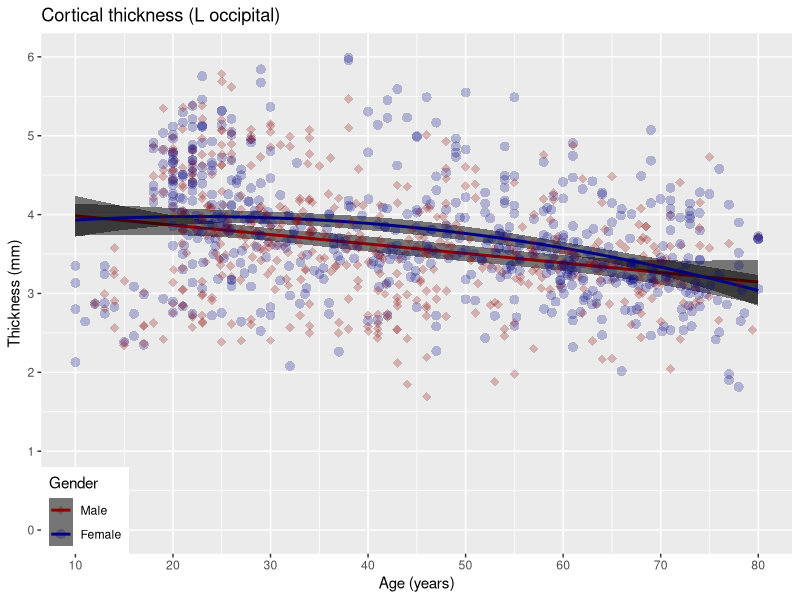
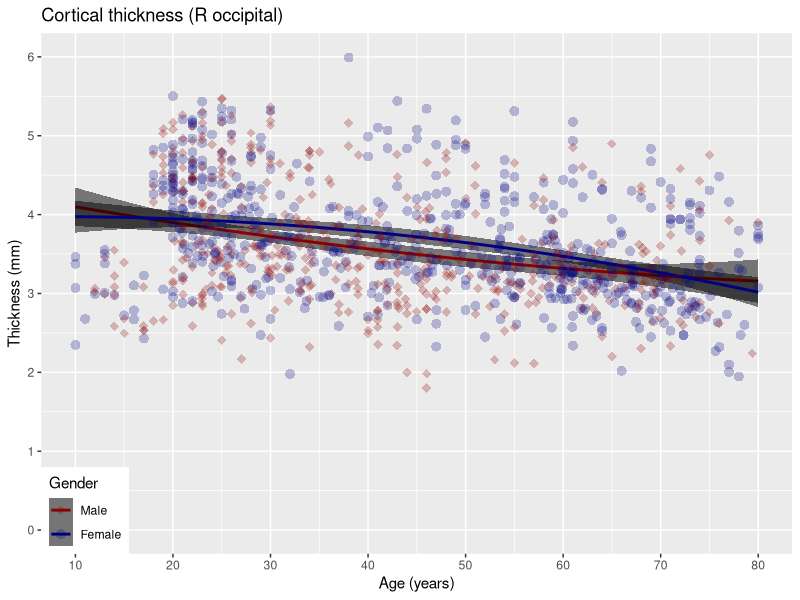
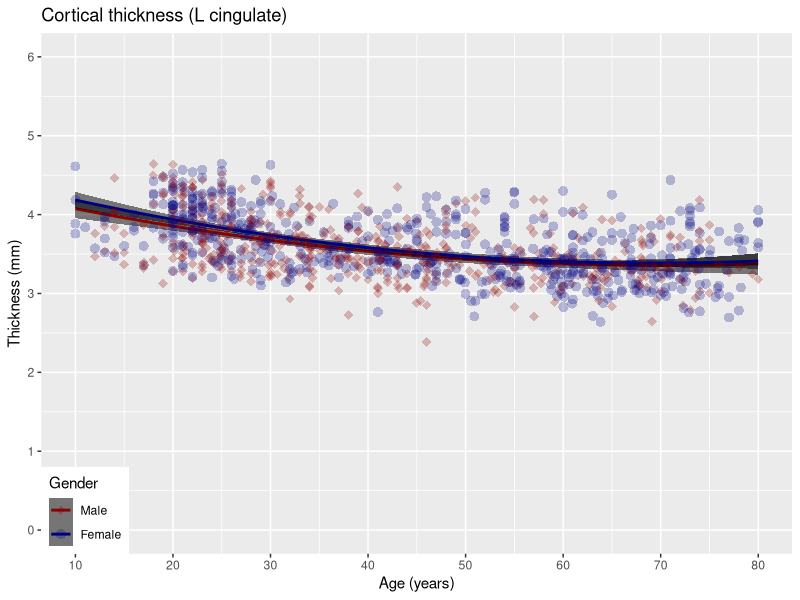
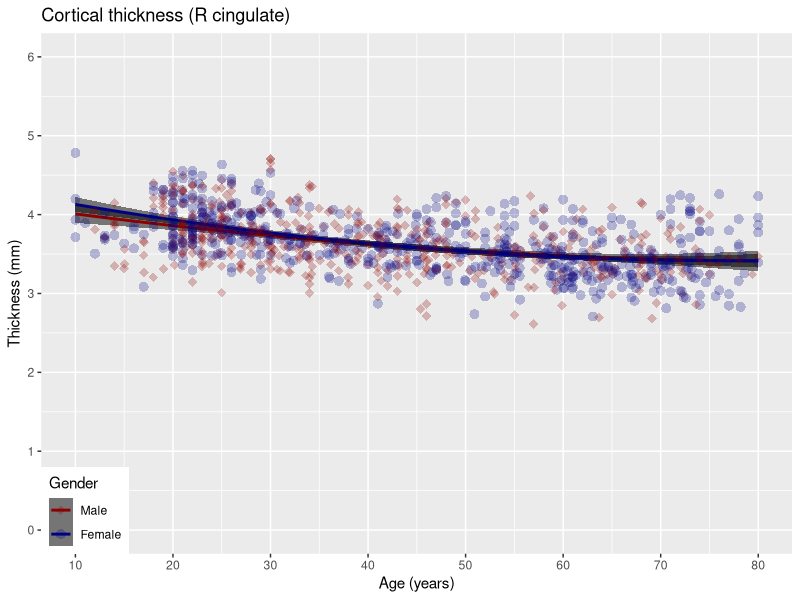
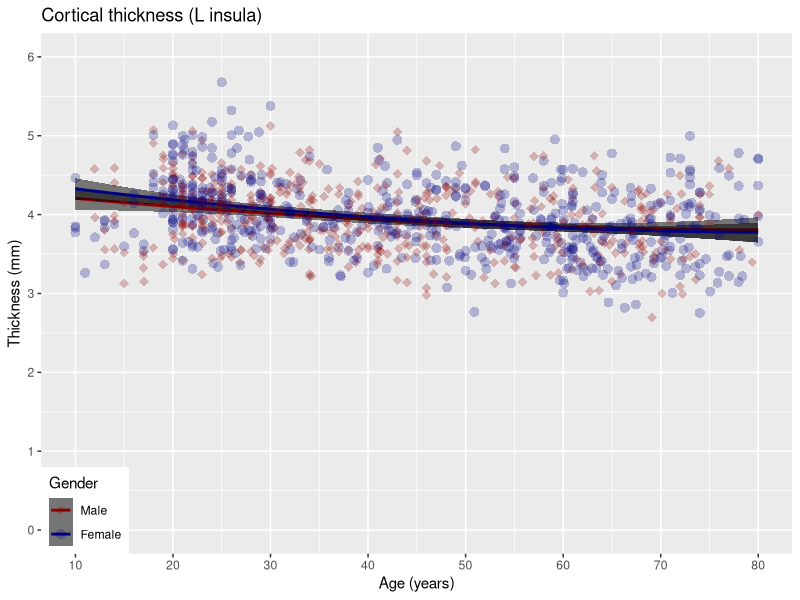
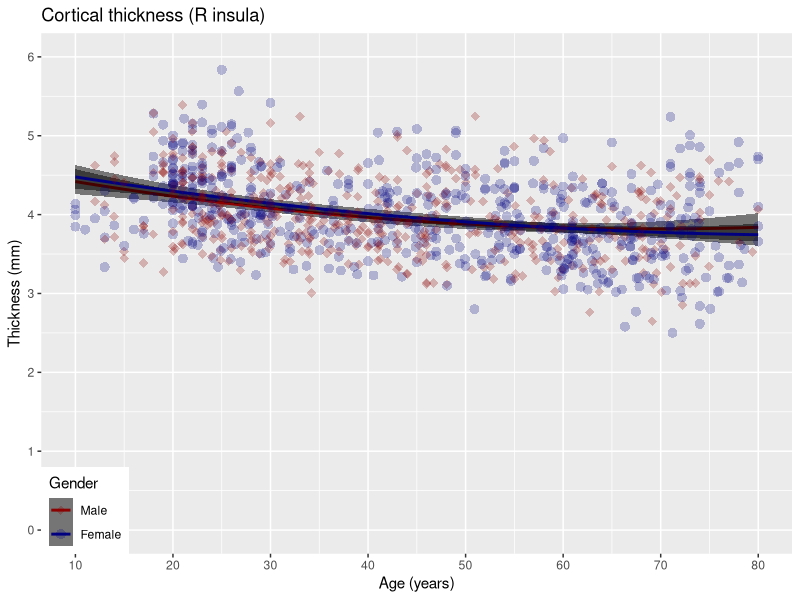
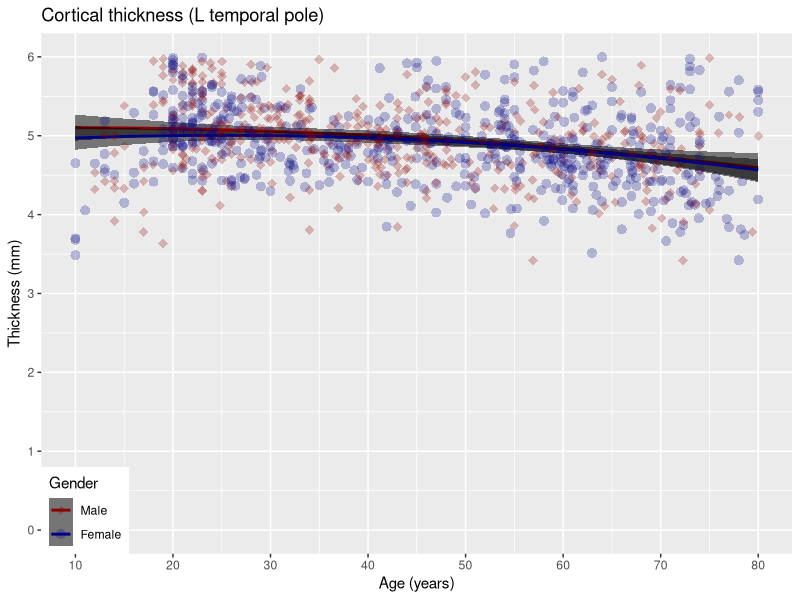
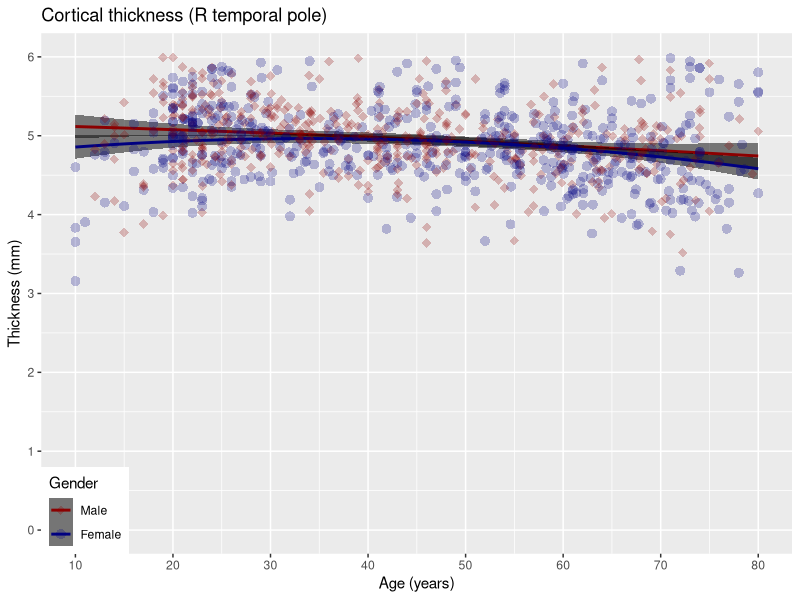

Write the R code that produced these figures, in order.
library( ggplot2 )

############################################
#
# Section 3.4:  Gender and Age Relationships with DiReCT Cortical Thickness
#   Look at basic regression results, i.e.
#     thickness ~ 1 + AGE + AGE^2 + GENDER + SITE + VOLUME
#
############################################

resultsIXI <- read.csv( '../labelresultsI.csv' )
resultsKirby <- read.csv( '../labelresultsK.csv' )
resultsNKI <- read.csv( '../labelresultsN.csv' )
resultsOasis <- read.csv( '../labelresultsO.csv' )

resultsCombined <- rbind( resultsIXI, resultsKirby, resultsNKI, resultsOasis );
resultsCombined$SITE <- as.factor( resultsCombined$SITE )

# resultsCombined <- resultsCombined[which( resultsCombined$AGE >= 10 & resultsCombined$AGE <= 80 ),];

corticalLabels <- c( "L occipital", "R occipital",
                     "L cingulate", "R cingulate",
                     "L insula",    "R insula",
                     "L temporal pole",   "R temporal pole",
                     "L superior temporal", "R superior temporal",
                     "L infero temporal", "R infero temporal",
                     "L parahippocampal", "R parahippocampal",
                     "L frontal pole",    "R frontal pole",
                     "L superior frontal","R superior frontal",
                     "L middle frontal",  "R middle frontal",
                     "L inferior",        "R inferior",
                     "L orbital frontal", "R orbital frontal",
                     "L precentral",      "R precentral",
                     "L superior parietal", "R superior parietal",
                     "L inferior parietal", "R inferior parietal",
                     "L postcentral",       "R postcentral" )

male_color = "darkred";
female_color = "navyblue";

gender <- cut( resultsCombined$SEX, breaks = c( 0.5, 1.5, 2.5 ), label = c( "male", "female" ) );
gender[which( gender == 1 )] <- 'male';
gender[which( gender == 2 )] <- 'female';

for( i in 1:32 )
  {
  myformula <- as.formula( paste0( "LABEL_", i, " ~ 1 + AGE + I(AGE^2) + VOLUME + SITE + SEX" ) )
  cat( paste0( corticalLabels[i], " ~ 1 + SITE + SEX + AGE + I(AGE^2) + VOLUME" ), "\n" )
  mylm <- lm( myformula, data = resultsCombined )
  mysummary <- summary( mylm )
  print( mysummary$coefficients )
  cat( "------------------------------------------\n" )

#   thickness <- mylm$residuals
  thickness <- resultsCombined[,i+5]

  plotData <- data.frame( cbind( Age = resultsCombined$AGE, Thickness = thickness, Gender = gender ) )
  plotData <- transform( plotData, Gender = factor( Gender ) );

  thickPlot <- ggplot( plotData, aes( x = Age, y = Thickness, group = Gender ) ) +
               stat_smooth( aes( group = Gender, colour = Gender ), formula = y ~ 1 + x + I(x^2) , method = "lm", size = 1, n = 1000, level = 0.95, se = TRUE, fullrange = TRUE, fill = 'black', alpha = 0.5 ) +
               geom_point( data = plotData, aes( colour = Gender, shape = Gender ), size = 3, alpha = 0.25 ) +
               scale_x_continuous( "Age (years)", breaks = seq( 10, 80, by = 10 ), labels = seq( 10, 80, by = 10 ), limits = c( 10, 80 ) ) +
#                scale_y_continuous( "Thickness (mm)", breaks = seq( -1, 1, by = 1 ), labels = seq( -1, 1, by = 1 ), limits = c( -1, 1 ) ) +
               scale_y_continuous( "Thickness (mm)", breaks = seq( 0, 6, by = 1 ), labels = seq( 0, 6, by = 1 ), limits = c( 0, 6 ) ) +
               scale_colour_manual( values = c( male_color, female_color ), breaks = c( 1, 2 ), labels = c( "Male", "Female" ) ) +
               scale_shape_manual( values = c( 18, 16 ), breaks = c( 1, 2 ), labels = c( "Male", "Female" ) ) +
               theme( legend.justification = c( 0, 0 ), legend.position = c( 0, 0 ) ) +
               ggtitle( paste( "Cortical thickness (", corticalLabels[i], ")", sep = "" ) )
  ggsave( filename = paste0( "../figs/label", i, "_results.pdf" ), plot = thickPlot, width = 8, height = 6, units = 'in' )
  }
